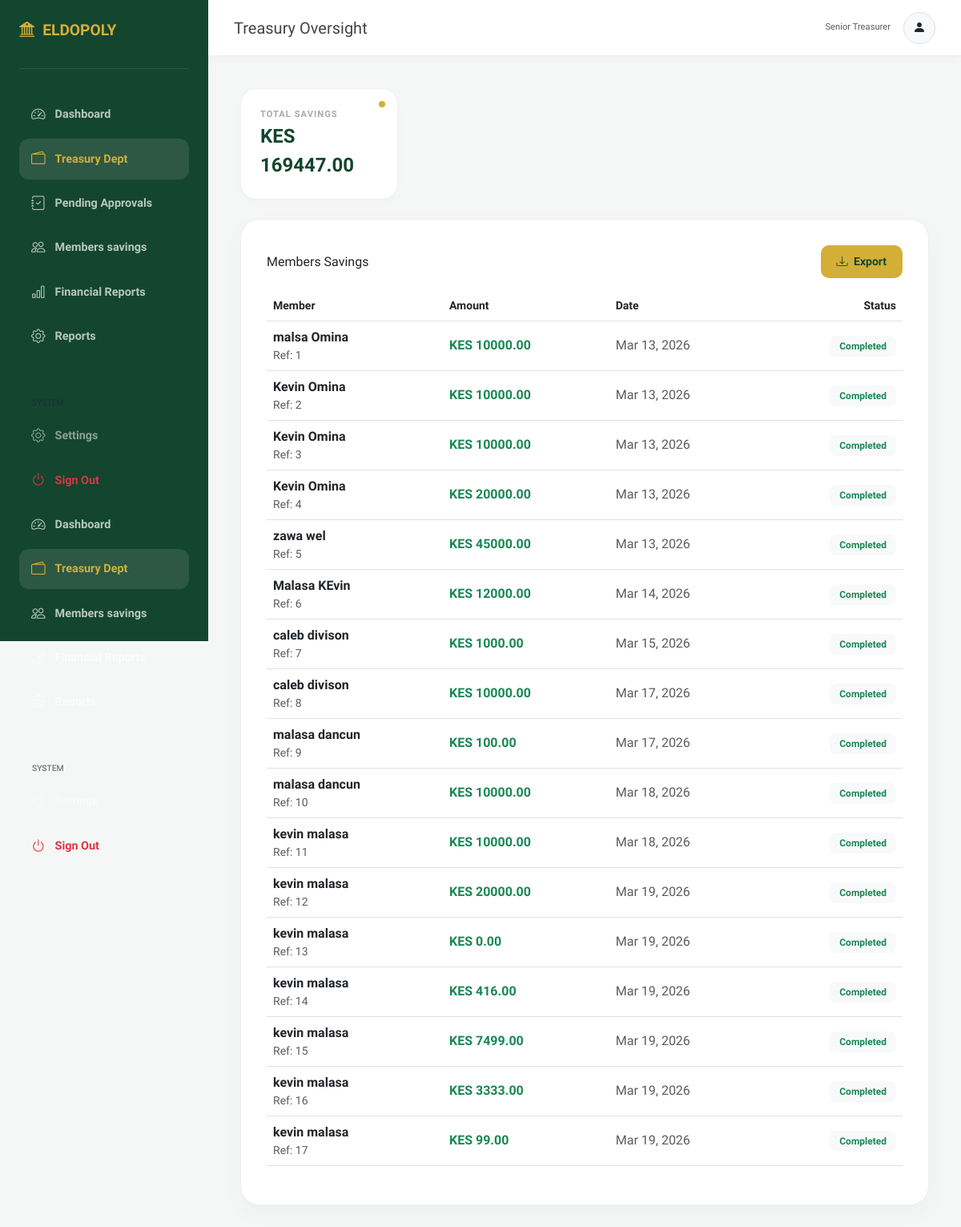
Page /all_savings on the earlier database version.
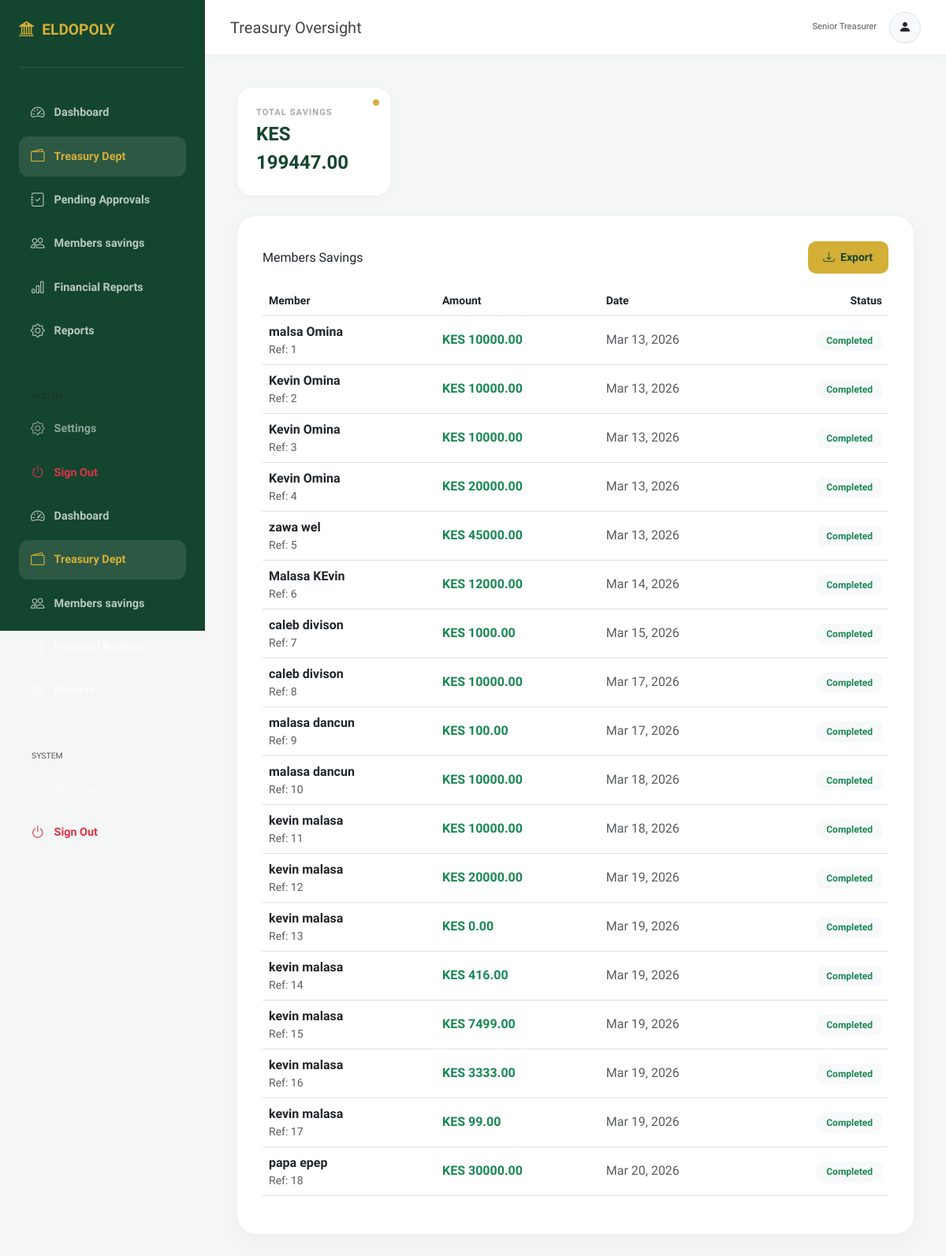
Same page on the later database version.
### home/models.py (models this page shows, shortened)
class MonthlyContribution(models.Model):
    member = models.ForeignKey(Profile, on_delete=models.CASCADE,related_name='saving_records')
    amount = models.IntegerField(null=True, blank=True)
    month = models.DateField()
    created_at = models.DateTimeField(auto_now_add=True)

### Users/models.py (models this page shows, shortened)
class Profile(models.Model):
    GENDER_CHOICES = (
        ('M', 'Male'),
        ('F', 'Female'),
        ('O', 'Other'),
    )
    user = models.OneToOneField(CustomUser, on_delete=models.CASCADE)
    phone_number = models.CharField(
        max_length=12,
        validators=[validate_kenyan_phone]
    )
    id_number = models.CharField(max_length=20)
    membership_number = models.CharField(max_length=20, unique=True, null=True)
    pf_number = models.CharField(
        max_length=20,
        unique=True,
        null=True,
        validators=[validate_pf_number] # Add validator here
    )
    gender = models.CharField(max_length=1, choices=GENDER_CHOICES)
    address = models.CharField(max_length=255, blank=True, null=True)
    date_joined = models.DateField(auto_now_add=True)
    profile_picture = models.ImageField(upload_to='profiles/', blank=True, null=True)
    created_at = models.DateTimeField(auto_now_add=True)
    updated_at = models.DateTimeField(auto_now=True)

class CustomUser(AbstractUser):
    USER_TYPE_CHOICES = (
        ('1', 'Admin'),
        ('2', 'Staff'),
        ('3', 'Treasurer'),
        ('4', 'Member'),
    )
    user_type = models.CharField(max_length=10, choices=USER_TYPE_CHOICES, default='4')
    email = models.EmailField(unique=True)
    is_verified = models.BooleanField(default=False)
    otp = models.CharField(max_length=6, blank=True, null=True)

### home/views.py (the view)
def all_savings(request):
    savings = MonthlyContribution.objects.all()
    total_savings = savings.aggregate(total=Sum('amount'))['total'] or 0
    context = {
        'savings': savings,
        'total_savings': total_savings
    }
    return render(request, 'sav.html', context)

### home/templates/sav.html (shortened to what the changed rows need)
{% load static %}
<!DOCTYPE html>
<html lang="en">
<head>
    <link href="https://cdn.jsdelivr.net/npm/bootstrap@5.3.0/dist/css/bootstrap.min.css" rel="stylesheet">
    <link rel="stylesheet" href="https://cdn.jsdelivr.net/npm/bootstrap-icons@1.11.0/font/bootstrap-icons.css">
</head>
<body>
<div class="main-wrapper">
    <div class="row mb-4">
        <div class="col-md-3">
            <div class="metric-card">
                <div class="label-text">Total Savings</div>
                <div class="value-text">KES {{ total_savings|floatformat:2 }}</div>
            </div>
        </div>
    </div>
    <div class="content-card">
        <div class="table-responsive">
            <table class="table align-middle table-hover">
                <thead>
                    <tr class="text-muted small">
                        <th>Member</th>
                        <th>Amount</th>
                        <th>Date</th>
                        <th class="text-end">Status</th>
                    </tr>
                </thead>
                <tbody>
                    {% for savin in savings %}
                    <tr>
                        <td>
                            <div class="fw-bold">{{ savin.member.user.get_full_name }}</div>
                            <div class="small text-muted">Ref: {{ savin.id }}</div>
                        </td>
                        <td class="fw-bold text-success">
                            KES {{ savin.amount|floatformat:2 }}
                        </td>
                        <td class="text-muted">
                            {{ savin.created_at|date:"M d, Y" }}
                        </td>
                        <td class="text-end">
                            <span class="status-pill bg-light text-success">
                                Completed
                            </span>
                        </td>
                    </tr>
                    {% empty %}
                    <tr>
                        <td colspan="4" class="text-center text-muted py-4">
                            No savings records found
                        </td>
                    </tr>
                    {% endfor %}
                </tbody>
            </table>
        </div>
    </div>
</div>

Differences in the rows shown:
added MonthlyContribution: member.user.get_full_name "papa epep", id "18", amount "30000.00", created_at "Mar 20, 2026"
Other differences:
{{ total_savings|floatformat:2 }}: "169447.00" → "199447.00"
